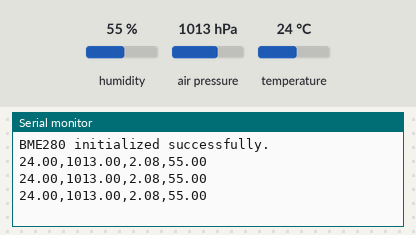
The sketch below on a simulated Arduino Uno, built with avr-gcc and run on an emulated ATmega328P. Shown: the last lines printed to the serial monitor. Inputs (shaded band) come from the test bench; at power-on: humidity 55 %, air pressure 1013 hPa, temperature 24 °C.

Above: at 1.2 s.
1.3 s: humidity set to 22 %
At 1.9 s:
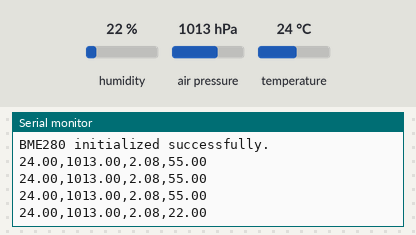
2.8 s: air pressure set to 952 hPa
At 3.5 s:
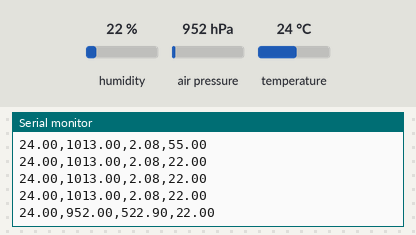
4.3 s: temperature set to 12 °C
At 5.0 s:
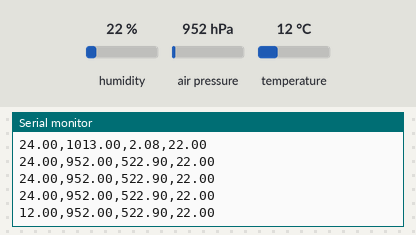

The sketch:

bme280i2c.ino
```cpp
#include <Adafruit_Sensor.h>
#include <Adafruit_BME280.h>

constexpr int BME_SCK = 13;
constexpr int BME_MISO = 12;
constexpr int BME_MOSI = 11;
constexpr int BME_CS = 10;
constexpr float SEALEVELPRESSURE_HPA = 1013.25f;
constexpr unsigned long DELAY_TIME = 500;
constexpr int SERIAL_BAUD_RATE = 9600;

Adafruit_BME280 bme; // I2C

void setup() {
    Serial.begin(SERIAL_BAUD_RATE);
    while (!Serial); // Wait for Serial to be ready

    if (!initializeSensor()) {
        Serial.println("Failed to initialize BME280 sensor.");
        while (1) delay(10); // Halt if the sensor is not found
    }

    Serial.println("BME280 initialized successfully.");
}

void loop() {
    printMQTTValues();
    delay(DELAY_TIME);
}

bool initializeSensor() {
    unsigned status = bme.begin();
    if (!status) {
        Serial.print("Could not find a valid BME280 sensor. Check wiring, address, or sensor ID!\n");
        Serial.print("SensorID was: 0x");
        Serial.println(bme.sensorID(), 16);
        return false;
    }
    return true;
}

void printMQTTValues() {
    Serial.print(bme.readTemperature());
    Serial.print(",");
    Serial.print(bme.readPressure() / 100.0F); // Convert to hPa
    Serial.print(",");
    Serial.print(bme.readAltitude(SEALEVELPRESSURE_HPA));
    Serial.print(",");
    Serial.println(bme.readHumidity());
}

void printValues() {
    Serial.print("Temperature = ");
    Serial.print(bme.readTemperature());
    Serial.println(" °C");

    Serial.print("Pressure = ");
    Serial.print(bme.readPressure() / 100.0F);
    Serial.println(" hPa");

    Serial.print("Approx. Altitude = ");
    Serial.print(bme.readAltitude(SEALEVELPRESSURE_HPA));
    Serial.println(" m");

    Serial.print("Humidity = ");
    Serial.print(bme.readHumidity());
    Serial.println(" %");

    Serial.println();
}
```

Measured:
- after the input at 1.3 s, the serial monitor: prints a new line after 0.22 s (image 1)
- after the input at 2.8 s, the serial monitor: prints a new line after 0.24 s (image 2)
- after the input at 4.3 s, the serial monitor: prints a new line after 0.26 s (image 3)
